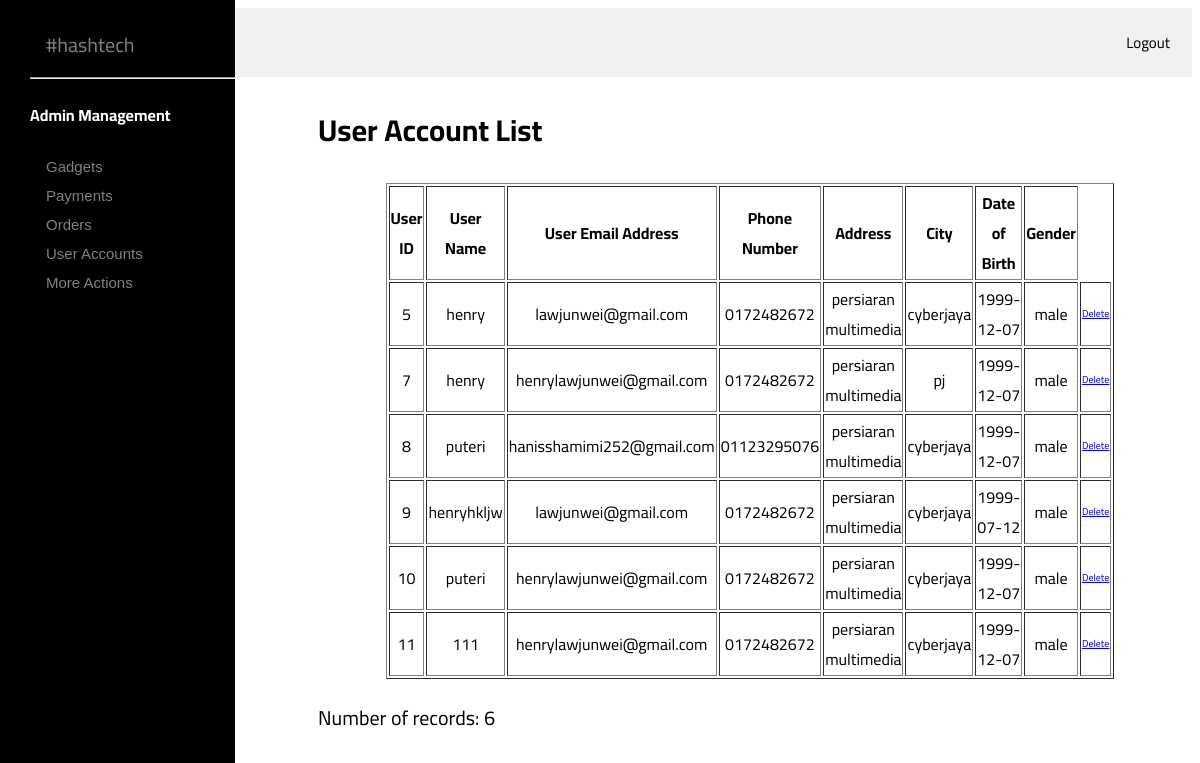
Screenshot of /user_list.php with the database file from the repository.
### tables this page shows
CREATE TABLE `user` (
  `user_id` int(20) NOT NULL,
  `user_name` varchar(300) NOT NULL,
  `user_email_address` varchar(300) NOT NULL,
  `user_password` varchar(300) NOT NULL,
  `phone_number` varchar(300) NOT NULL,
  `address` text NOT NULL,
  `city` text NOT NULL,
  `date_of_birth` varchar(300) NOT NULL,
  `gender` enum('male','female','rather not say') DEFAULT NULL
);

### user_list.php (the view, shortened to what this page needs)
<?php
	include("connection.php");
	include('header_admin_index.php');
?>
<!DOCTYPE html>
	<html lang="en">
	<head>
	</head>
	<body>
		<div class="main">
            <h2>User Account List</h2>
            <form name="showCategory" method="POST">
                <table border="1" width="500" align="center">
                    <tr align="center">
                        <th>User ID</th>
                        <th>User Name</th>
                        <th>User Email Address</th>
                        <th>Phone Number</th>
                        <th>Address</th>
                        <th>City</th>
                        <th>Date of Birth</th>
                        <th>Gender</th>
                    <?php
                        $result = mysqli_query($connection, 'SELECT * FROM user');
                        $count = mysqli_num_rows($result);
                        while($row = mysqli_fetch_assoc($result)) {
							?>
                            <tr align='center'>
                                <td><?php echo $row['user_id']?></td>
                                <td><?php echo $row['user_name']?></td>
                                <td><?php echo $row['user_email_address']?></td>
                                <td><?php echo $row['phone_number']?></td>
                                <td><?php echo $row['address']?></td>
                                <td><?php echo $row['city']?></td>
                                <td><?php echo $row['date_of_birth']?></td>
                                <td><?php echo $row['gender']?></td>
                                <td><a href="user_list_delete.php?user_id=<?php echo $row['user_id']; ?>" onclick="return confirmation();">Delete</a></td>
                            </tr>
                    <?php } ?>
                </table>
                <p>Number of records: <?php echo $count; ?></p>
            </form>
		</div>
	</body>
</html>

### admin_index_style.css (style rules this page uses)
body, div { font-family: 'Cairo', sans-serif; }
a:link { font-size: 10px; }
.main { margin-left: 300px; font-size: 20px; padding: 0px 10px; }

### rows the page displays
user: user_id "5", user_name "henry", user_email_address "lawjunwei@gmail.com", phone_number "0172482672", address "persiaran multimedia", city "cyberjaya", date_of_birth "1999-12-07", gender "male"
user: user_id "7", user_name "henry", user_email_address "henrylawjunwei@gmail.com", phone_number "0172482672", address "persiaran multimedia", city "pj", date_of_birth "1999-12-07", gender "male"
user: user_id "8", user_name "puteri", user_email_address "hanisshamimi252@gmail.com", phone_number "01123295076", address "persiaran multimedia", city "cyberjaya", date_of_birth "1999-12-07", gender "male"
user: user_id "9", user_name "henryhkljw", user_email_address "lawjunwei@gmail.com", phone_number "0172482672", address "persiaran multimedia", city "cyberjaya", date_of_birth "1999-07-12", gender "male"
user: user_id "10", user_name "puteri", user_email_address "henrylawjunwei@gmail.com", phone_number "0172482672", address "persiaran multimedia", city "cyberjaya", date_of_birth "1999-12-07", gender "male"
user: user_id "11", user_name "111", user_email_address "henrylawjunwei@gmail.com", phone_number "0172482672", address "persiaran multimedia", city "cyberjaya", date_of_birth "1999-12-07", gender "male"

### other values shown
$count "6"
